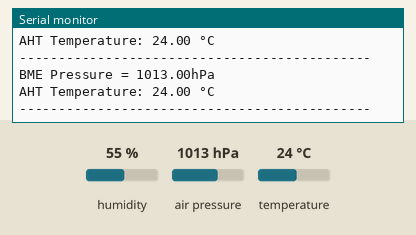
Simulated run of this sketch. Board: Arduino Uno, built with avr-gcc and run on an emulated ATmega328P. Shown: the last lines printed to the serial monitor. Inputs (shaded band) come from the test bench; at power-on: air pressure 1013 hPa, temperature 24 °C, humidity 55 %.

Above: at 1.8 s.
1.9 s: air pressure set to 952 hPa
At 3.1 s:
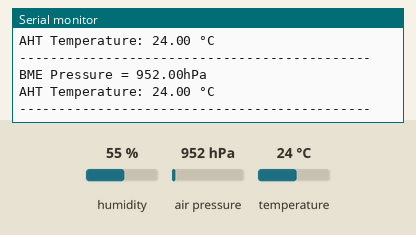
3.4 s: temperature set to 12 °C
At 4.8 s:
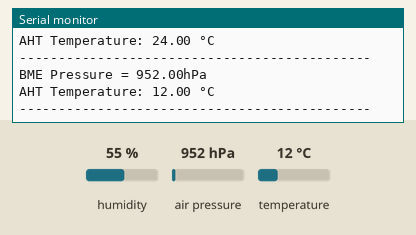
4.9 s: air pressure set to 975 hPa
At 6.3 s:
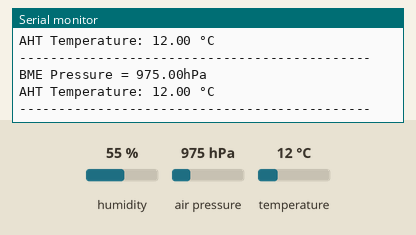
Timing chart, 0 to 7.9 s (numbered marks = the images above; inputs shaded):
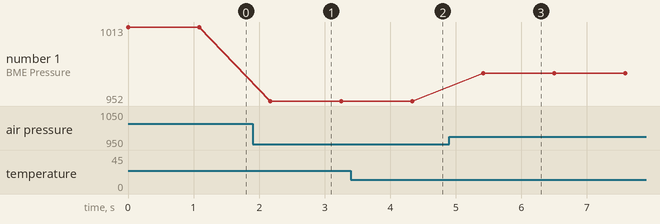

Measured:
- after the input at 1.9 s, the serial monitor: prints a new line after 0.27 s (image 1)
- after the input at 3.4 s, the serial monitor: prints a new line after 1.0 s (image 2)
- after the input at 4.9 s, the serial monitor: prints a new line after 0.52 s (image 3)
- plotted number 1: 1013 → 952 after the input at 1.9 s, 952 → 975 after the input at 4.9 s

The sketch:

i2c_multiple.ino
```cpp
#include <Wire.h>
#include <Adafruit_Sensor.h>
#include <Adafruit_BME280.h>
#include <Adafruit_AHTX0.h>

Adafruit_AHTX0 aht;
Adafruit_BME280 bme;

#define SEALEVELPRESSURE_HPA (1013.25)


void setup() {
  Serial.begin(115200);
  Wire.begin();

  if (!bme.begin(0x76)) {
    Serial.println("Could not find a valid BME280 sensor, check wiring!");
    while (1);
  }

  if (!aht.begin(&Wire, 0, 0x38)) {
    Serial.println("Could not find a valid AHT21B sensor, check wiring!");
    while (1);
  }
}

void loop() {


  Serial.print("BME Pressure = ");
  Serial.print(bme.readPressure() / 100.0F);
  Serial.println("hPa");

  sensors_event_t temp_event, humidity_event;
  aht.getEvent(&humidity_event, &temp_event);
  Serial.print("AHT Temperature: ");
  Serial.print(temp_event.temperature);
  Serial.println(" °C");


  Serial.println("---------------------------------------------");
  delay(1000);
}
```
